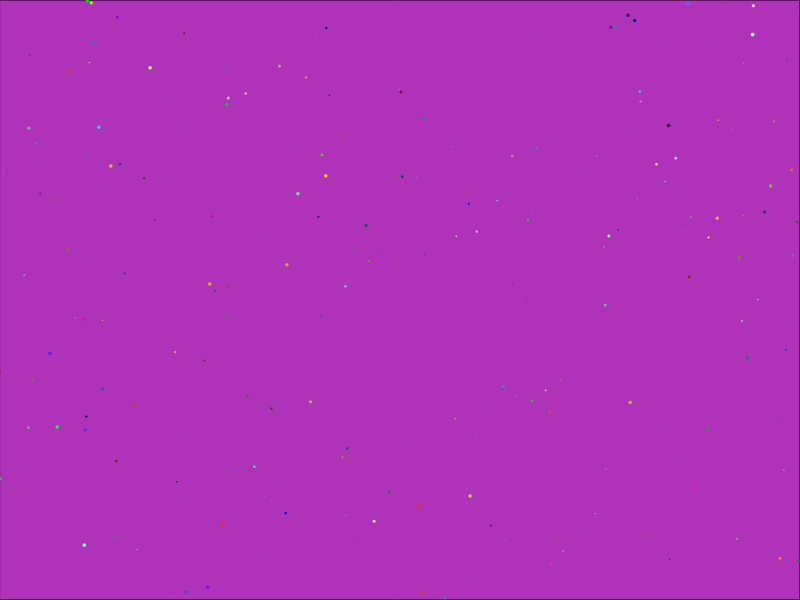
Frame 1 (no input)
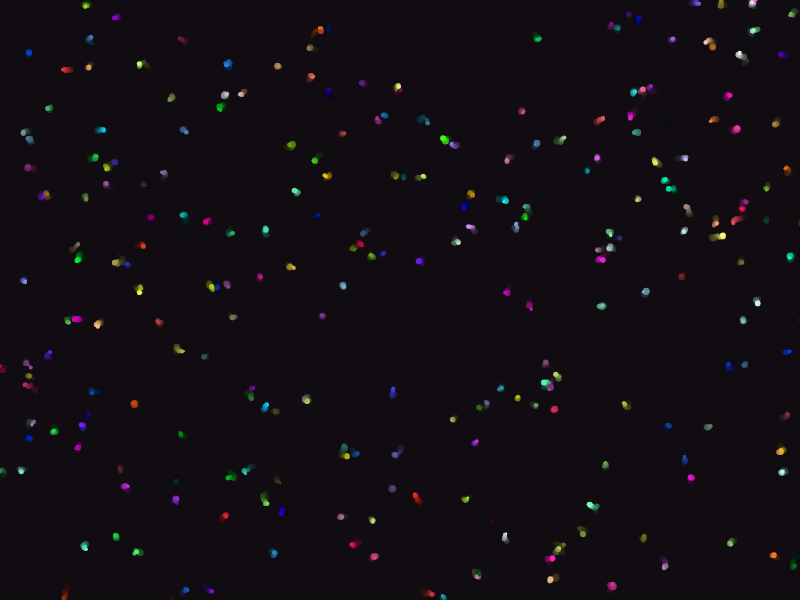
Frame 60 (no input)
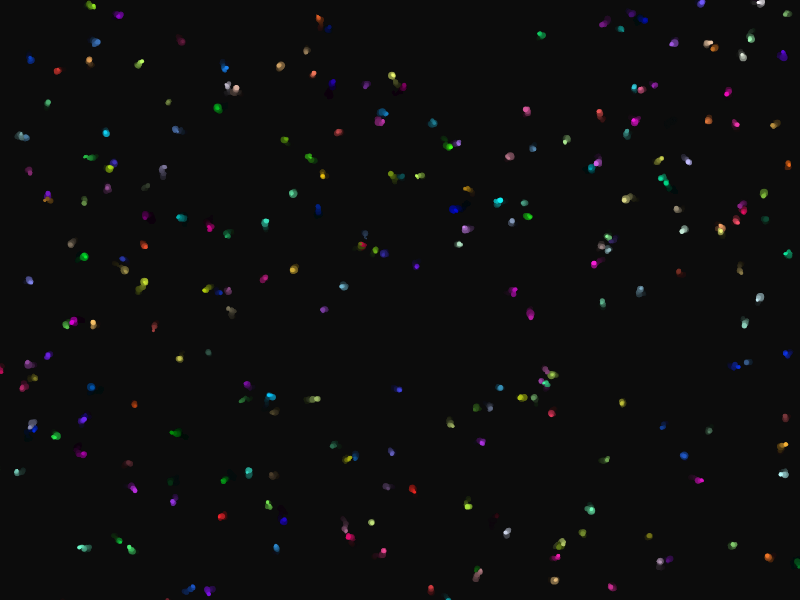
Frame 120 (the mouse pressed at the canvas centre since frame 60)

The p5.js sketch that drew these frames (run headless with seeded random() and noise() and a simulated clock; from frame 60 on, the mouse is pressed at the canvas centre):

// p5.js sketch
// ── sketch.js
//Óscar A. Montiel
//The Nature of Code en Kadenze (Curso, tarea 1).
//twitter: @_geosmina
//github: https://animanoir.github.io/

//Crea un arreglo.
var walkers = new Array(250);

function setup() {
  //Escenario
  createCanvas(800, 600);
  background(random(255), random(255), random(255));
  smooth(); //Le pone antialias, creo.

  //Inicializa objetos en el arreglo.
  for (var i = 0; i < walkers.length; i++) {
    walkers[i] = new Walker();
  }

}

function draw() {
  fill(0, 10);
  rect(0, 0, width, height);
  for (var i = 0; i < walkers.length; i++) {
    walkers[i].display();
    walkers[i].update();
  }
}

//Walker class
function Walker() {
  //Crea un Walker en una parte al azar del canvas.
  this.pos = createVector(random(width), random(height));
  var c = color(random(255), random(255), random(255));
  

  //Funciones
  this.update = function () {
    //Mueve el objeto al azaar.
    var vel = createVector(random(-1, 1), random(-1, 1));
    this.pos.add(vel);
  };

  this.display = function () {
    var escalar = random(10);
    var n = noise(millis()) * escalar;
    //Dibuja un círculo como un Walker
    noStroke();
    fill(c);
    ellipse(this.pos.x, this.pos.y, n, n); //this.pos.x y .y se refiere a los atributos x y y de un createVector.
  };
}
